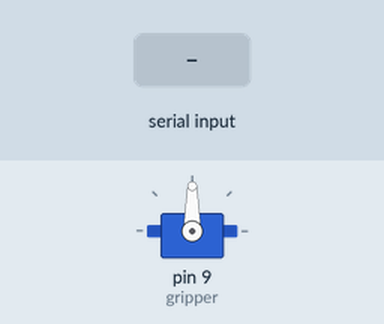
This sketch was run on a simulated Arduino Uno, built with avr-gcc and run on an emulated ATmega328P. Parts: servo. The inputs (shaded band) are chosen by the test bench.

Above: at 1.2 s.
1.3 s: "O" received over Serial
At 2.5 s:
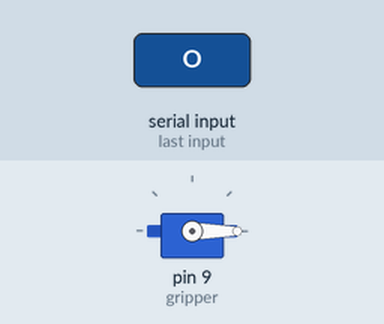
2.8 s: "C" received over Serial
At 3.8 s:
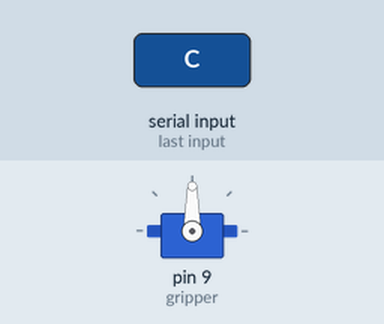
Timing chart, 0 to 5.8 s (numbered marks = the images above; inputs shaded):
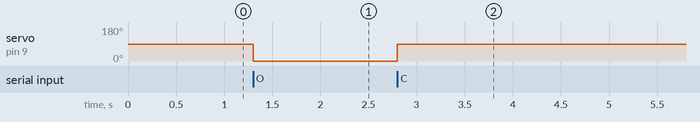

The sketch:

gripper_control.ino
```cpp
#include <Servo.h>

Servo gripper;
int openAngle = 0;
int closeAngle = 90;

void setup() {
  gripper.attach(9);
  Serial.begin(9600);
}

void loop() {
  if (Serial.available()) {
    char cmd = Serial.read();
    if (cmd == 'O') gripper.write(openAngle);
    if (cmd == 'C') gripper.write(closeAngle);
  }
}
```

Measured:
- after the input at 1.3 s, servo on pin 9 (gripper): 90° → 0° at once
- after the input at 2.8 s, servo on pin 9 (gripper): 0° → 90° at once
